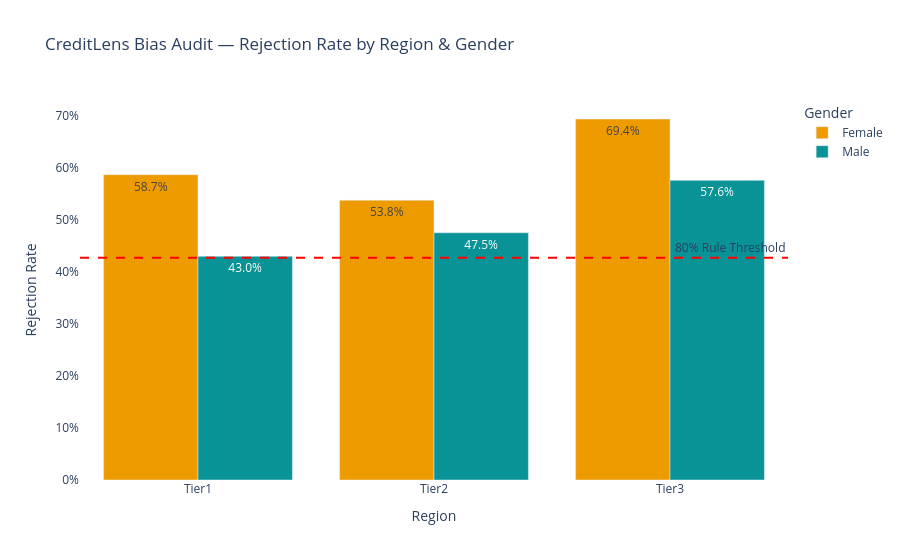
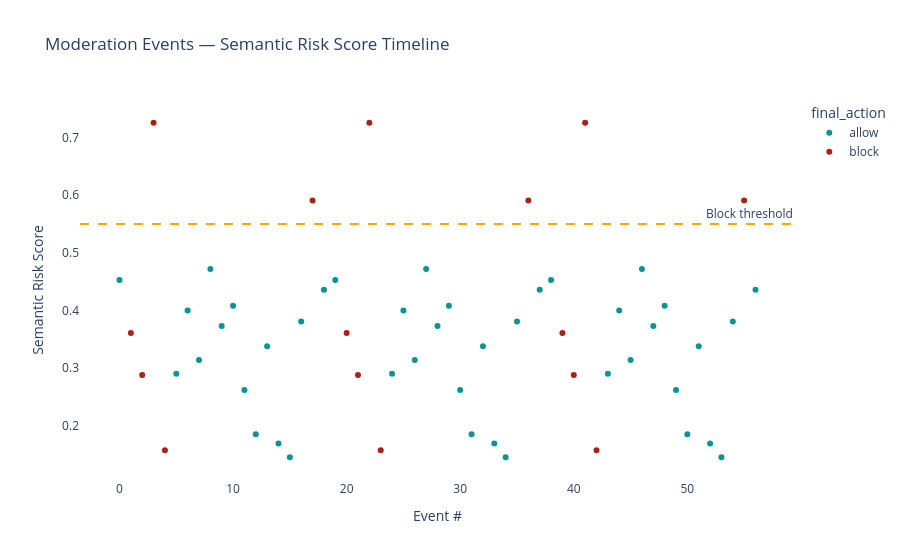

Notebook source saved alongside these figures, in order:
### Markdown cell above
Extension 5: Build an Audit HTML Report

### Code cell
import plotly.express as px
import plotly.graph_objects as go
from plotly.subplots import make_subplots

# Interactive bias dashboard
df_plot = df.groupby(['region', 'gender'])['rejected'].mean().reset_index()
df_plot.columns = ['Region', 'Gender', 'Rejection Rate']

fig = px.bar(
    df_plot, x='Region', y='Rejection Rate', color='Gender',
    barmode='group',
    title='CreditLens Bias Audit — Rejection Rate by Region & Gender',
    color_discrete_map={'Male': '#0A9396', 'Female': '#EE9B00'},
    text_auto='.1%'
)
fig.add_hline(y=0.80 * df['rejected'].mean(), line_dash='dash', line_color='red',
              annotation_text='80% Rule Threshold', annotation_position='top right')
fig.update_layout(yaxis_tickformat='.0%', plot_bgcolor='white')
fig.show()

# Save as standalone HTML
fig.write_html('audit_report.html')
print("\n✅ Audit report saved to audit_report.html")
print("   Share with compliance team — fully interactive Plotly chart.")
     

# ── Moderation log interactive timeline ───────────────────────
log_df['event_index'] = range(len(log_df))
log_df['color'] = log_df['final_action'].map({'block': '#AE2012', 'allow': '#0A9396'})

fig2 = px.scatter(
    log_df, x='event_index', y='semantic_risk_score',
    color='final_action', size_max=10,
    color_discrete_map={'block': '#AE2012', 'allow': '#0A9396'},
    title='Moderation Events — Semantic Risk Score Timeline',
    labels={'event_index': 'Event #', 'semantic_risk_score': 'Semantic Risk Score'},
    hover_data=['keyword_categories']
)
fig2.add_hline(y=0.55, line_dash='dash', line_color='orange', annotation_text='Block threshold')
fig2.update_layout(plot_bgcolor='white')
fig2.show()

### Figure 1 — Plotly figure (JSON) as saved in the notebook; plotly's stock layout.template omitted (floating-point values rounded to 4 significant figures)
{"data": [{"alignmentgroup": "True", "hovertemplate": "Gender=Female<br>Region=%{x}<br>Rejection Rate=%{y}<extra></extra>", "legendgroup": "Female", "marker": {"color": "#EE9B00", "pattern": {"shape": ""}}, "name": "Female", "offsetgroup": "Female", "orientation": "v", "showlegend": true, "textposition": "auto", "texttemplate": "%{y:.1%}", "type": "bar", "x": ["Tier1", "Tier2", "Tier3"], "xaxis": "x", "y": [0.5866, 0.5376, 0.6936], "yaxis": "y"}, {"alignmentgroup": "True", "hovertemplate": "Gender=Male<br>Region=%{x}<br>Rejection Rate=%{y}<extra></extra>", "legendgroup": "Male", "marker": {"color": "#0A9396", "pattern": {"shape": ""}}, "name": "Male", "offsetgroup": "Male", "orientation": "v", "showlegend": true, "textposition": "auto", "texttemplate": "%{y:.1%}", "type": "bar", "x": ["Tier1", "Tier2", "Tier3"], "xaxis": "x", "y": [0.4298, 0.4751, 0.5758], "yaxis": "y"}], "layout": {"annotations": [{"showarrow": false, "text": "80% Rule Threshold", "x": 1, "xanchor": "right", "xref": "x domain", "y": 0.4269, "yanchor": "bottom", "yref": "y"}], "barmode": "group", "legend": {"title": {"text": "Gender"}, "tracegroupgap": 0}, "plot_bgcolor": "white", "shapes": [{"line": {"color": "red", "dash": "dash"}, "type": "line", "x0": 0, "x1": 1, "xref": "x domain", "y0": 0.4269, "y1": 0.4269, "yref": "y"}], "title": {"text": "CreditLens Bias Audit — Rejection Rate by Region & Gender"}, "xaxis": {"anchor": "y", "domain": [0, 1], "title": {"text": "Region"}}, "yaxis": {"anchor": "x", "domain": [0, 1], "tickformat": ".0%", "title": {"text": "Rejection Rate"}}}}

### Figure 2 — Plotly figure (JSON) as saved in the notebook; plotly's stock layout.template omitted (floating-point values rounded to 4 significant figures)
{"data": [{"customdata": [[[]], [[]], [[]], [[]], [[]], [[]], [[]], [[]], [[]], [[]], [[]], [[]], [[]], [[]], [[]], [[]], [[]], [[]], [[]], [[]], [[]], [[]], [[]], [[]], [[]], [[]], [[]], [[]], [[]], [[]], [[]], [[]], [[]], [[]], [[]], [[]], [[]], [[]], [[]], [[]], [[]], [[]]], "hovertemplate": "final_action=allow<br>Event #=%{x}<br>Semantic Risk Score=%{y}<br>keyword_categories=%{customdata[0]}<extra></extra>", "legendgroup": "allow", "marker": {"color": "#0A9396", "symbol": "circle"}, "mode": "markers", "name": "allow", "orientation": "v", "showlegend": true, "type": "scatter", "x": [0, 5, 6, 7, 8, 9, 10, 11, 12, 13, 14, 15, 16, 18, 19, 24, 25, 26, 27, 28, 29, 30, 31, 32, 33, 34, 35, 37, 38, 43, 44, 45, 46, 47, 48, 49, 50, 51, 52, 53, 54, 56], "xaxis": "x", "y": [0.453, 0.29, 0.4, 0.314, 0.472, 0.373, 0.408, 0.262, 0.185, 0.338, 0.169, 0.145, 0.381, 0.436, 0.453, 0.29, 0.4, 0.314, 0.472, 0.373, 0.408, 0.262, 0.185, 0.338, 0.169, 0.145, 0.381, 0.436, 0.453, 0.29, 0.4, 0.314, 0.472, 0.373, 0.408, 0.262, 0.185, 0.338, 0.169, 0.145, 0.381, 0.436], "yaxis": "y"}, {"customdata": [[["discriminatory"]], [["pii_request"]], [["jailbreak"]], [["financial_misinfo"]], [[]], [["discriminatory"]], [["pii_request"]], [["jailbreak"]], [["financial_misinfo"]], [[]], [["discriminatory"]], [["pii_request"]], [["jailbreak"]], [["financial_misinfo"]], [[]]], "hovertemplate": "final_action=block<br>Event #=%{x}<br>Semantic Risk Score=%{y}<br>keyword_categories=%{customdata[0]}<extra></extra>", "legendgroup": "block", "marker": {"color": "#AE2012", "symbol": "circle"}, "mode": "markers", "name": "block", "orientation": "v", "showlegend": true, "type": "scatter", "x": [1, 2, 3, 4, 17, 20, 21, 22, 23, 36, 39, 40, 41, 42, 55], "xaxis": "x", "y": [0.361, 0.288, 0.726, 0.157, 0.591, 0.361, 0.288, 0.726, 0.157, 0.591, 0.361, 0.288, 0.726, 0.157, 0.591], "yaxis": "y"}], "layout": {"annotations": [{"showarrow": false, "text": "Block threshold", "x": 1, "xanchor": "right", "xref": "x domain", "y": 0.55, "yanchor": "bottom", "yref": "y"}], "legend": {"title": {"text": "final_action"}, "tracegroupgap": 0}, "plot_bgcolor": "white", "shapes": [{"line": {"color": "orange", "dash": "dash"}, "type": "line", "x0": 0, "x1": 1, "xref": "x domain", "y0": 0.55, "y1": 0.55, "yref": "y"}], "title": {"text": "Moderation Events — Semantic Risk Score Timeline"}, "xaxis": {"anchor": "y", "domain": [0, 1], "title": {"text": "Event #"}}, "yaxis": {"anchor": "x", "domain": [0, 1], "title": {"text": "Semantic Risk Score"}}}}
